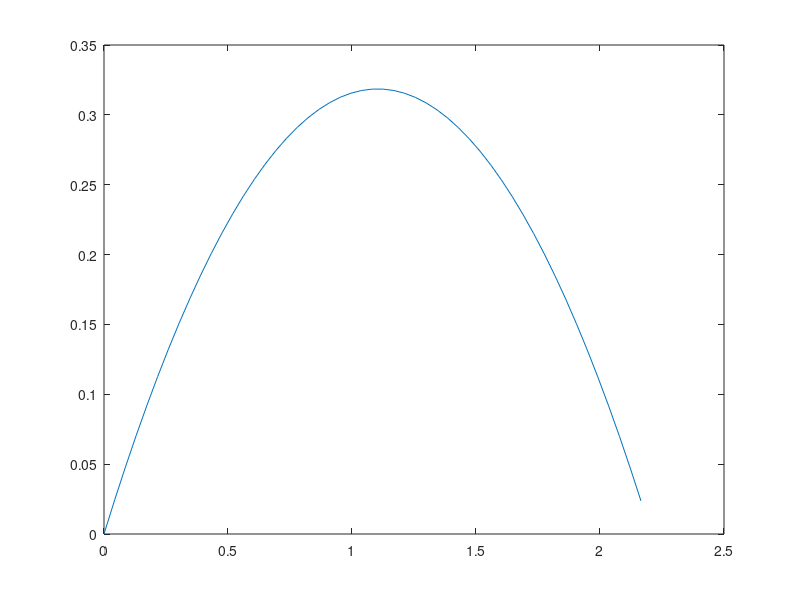

Write MATLAB code to recreate this figure.
clc,clear,close all

% Question 2


v = 5;
theta = 30;
g = 9.81;

H = v^2 *sind(theta)^2/(2*g);
fprintf('Maximum height is %g \n',H)
T = 2*v*sind(theta)/g;
fprintf('Total Time is %g \n',T)
range = v^2*sind(2*theta)/g;
fprintf('Range is %g \n',range)



t = 0:0.01:T;
y = v*sind(theta)*t - 0.5*g*t.^2;
x = v*cosd(theta)*t;
plot(x,y)



